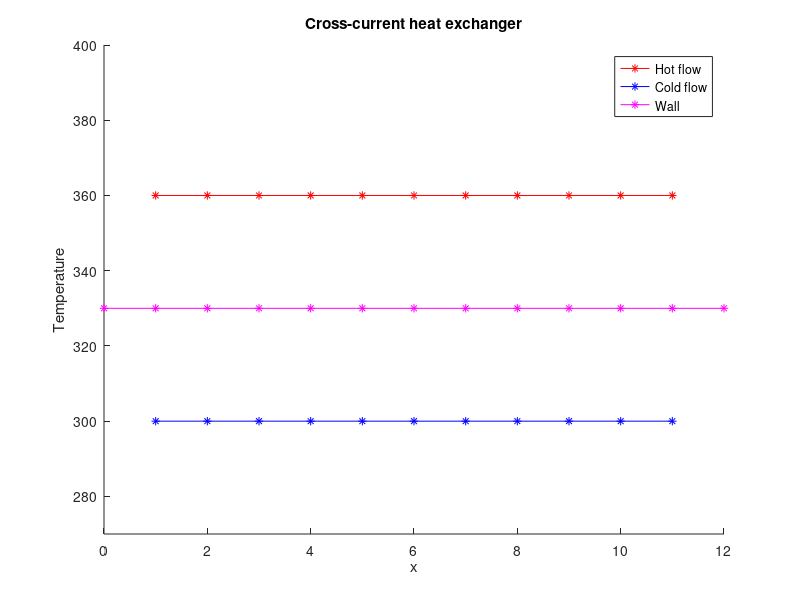

Here is the MATLAB script that generated this plot: (Note: this script raises an error after producing the figure.)
%% Test system of PDE: cross-current heat exchanger

% [1] F. Zobiri, E. Witrant, and F. Bonne, “PDE Observer Design for 
% Counter-Current Heat Flows in a Heat-Exchanger,” IFAC-PapersOnLine, vol. 
% 50, no. 1, pp. 7127–7132, 2017.

clear all;
close all;
clc;

L = 1;

tF = 5;
Nx = 10;
Nt = 100;

dt = tF/Nt;
dx = L/Nx;

v1 = 0.6366197724;
v2 = 0.1657863990;
v3 = 0.00003585526318;
d1 = 0.9792;
d2 = 0.2986;
d3 = 2.3923;
d4 = 2.8708;

TH = zeros(1, Nx+1);
TC = zeros(1, Nx+1);
TW = zeros(1, Nx+1+2);  % +2 phantom nodes

fH = zeros(1, Nx+1);
fC = zeros(1, Nx+1);
fW = zeros(1, Nx+1+2);  % +2 phantom nodes

% Intial condition
TH(1:Nx+1) = 360;
TC(1:Nx+1) = 300;
TW(1:Nx+1+2) = 330;

h=figure;
hold on
h1 = plot(0,0,'r-*');
h2 = plot(0,0,'b-*');
h3 = plot(0,0,'m-*');
title('Cross-current heat exchanger')
ylim([270 400])
xlabel('x')
ylabel('Temperature')
legend('Hot flow', 'Cold flow', 'Wall')

xa = 1:Nx+1;
xb = 0:Nx+2;
for k = 1 : Nt
    set(h1,'XData',xa,'Ydata',TH);
    set(h2,'XData',xa,'Ydata',TC);
    set(h3,'XData',xb,'Ydata',TW);
    drawnow;
    
    write2gif(h, k, 'exp01.gif');
    
    TW = apply_bc(TW, L/Nx, ["Neumann", "Neumann"], [0, 0]);  
    
    % TW(2:end-1) : it means we ignore pahnatom nodes
    
    fH = -d1.*(TH-TW(2:end-1));
    TH = upwind(TH, fH, v1, dt, dx);
    
    fC = d2.*(TH-TW(2:end-1));
    TC = downwind(TC, fC, -v2, dt, dx);
    
    fW(2:end-1) = d3.*(TH-TW(2:end-1)) - d4.*(TW(2:end-1)-TC);
    TW = diffusion_1d(TW, fW, sqrt(v3), dx, dt);
end
